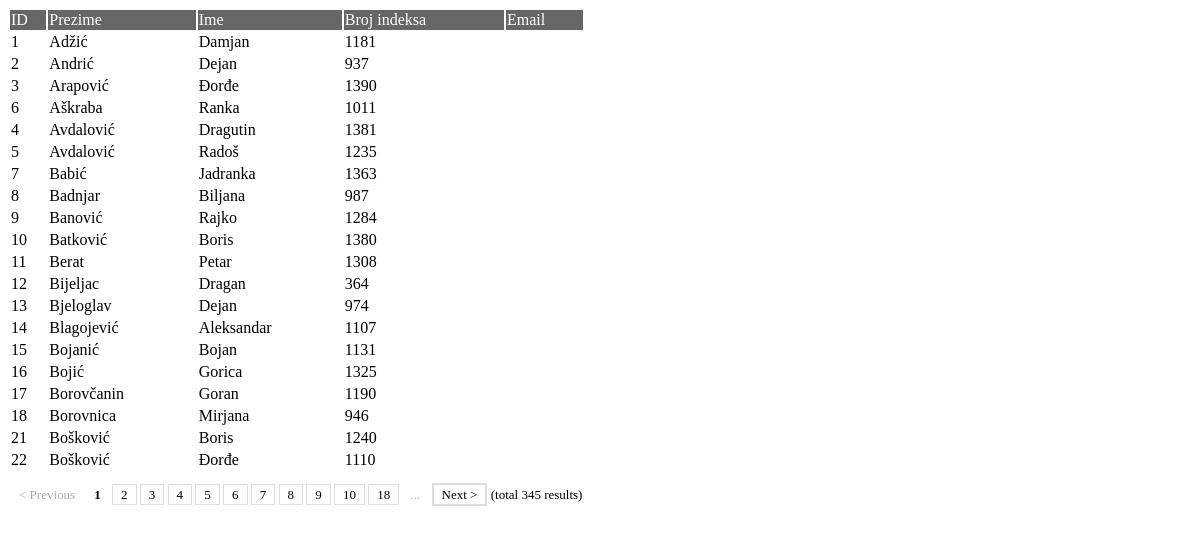
Screenshot of /pages/student_list.inc.php with the database file from the repository.
### tables this page shows
CREATE TABLE IF NOT EXISTS `student` (
  `id` int(11) NOT NULL AUTO_INCREMENT,
  `prezime` varchar(50) DEFAULT NULL,
  `ime` varchar(50) DEFAULT NULL,
  `br_indeks` varchar(20) DEFAULT NULL,
  `email` varchar(100) DEFAULT NULL,
  PRIMARY KEY (`id`)
);

### pages/student_list.inc.php (the view, shortened to what this page needs)
<?php
include "incl/data.inc.php";
$sqlQuery = "SELECT * FROM student WHERE 1 ORDER BY prezime, ime";
$totalresult = mysql_num_rows(mysql_query($sqlQuery));
$currentPage = $_SERVER["PHP_SELF"];
$maxRows_comp = 20;
$pageNum_comp = 0;
$startRow_comp = $pageNum_comp * $maxRows_comp;
$sqlQueryLimit = sprintf("%s LIMIT %d, %d", $sqlQuery, $startRow_comp, $maxRows_comp);
$row_comp = mysql_query($sqlQueryLimit);
?>
<!DOCTYPE html>
<html>
<head>
<link rel="stylesheet" type="text/css" href="css/styles.css" >
</head>
<form action="<? echo $currentPage ?>" method="post" name="myform">
<table id="students">
    <tr id="header">
        <td>ID</td>
        <td>Prezime</td>
        <td>Ime</td>
        <td>Broj indeksa</td>
        <td>Email</td>
    </tr>
    <? while ($red = mysql_fetch_assoc($row_comp))
    {?>
    <tr style="cursor:default" onMouseOut="this.bgColor='#FFFFFF'" onMouseOver="this.bgColor='#999999'" onClick="window.opener.document.myform.student_id.value='<? echo $red['id']; ?>';window.opener.document.myform.opis.value='<? echo $red['prezime'].' '.$red['ime']; ?>';window.close();">
        <td><? echo $red['id'] ?></td>
        <td><? echo $red['prezime'] ?></td>
        <td><? echo $red['ime'] ?></td>
        <td><? echo $red['br_indeks'] ?></td>
        <td><? echo $red['email'] ?></td>
    </tr>
    <? } ?>
<tr><td></td></tr>
<tr><td colspan="5"><? $dbManip->doPageslist(20,'/rfid/student_list.inc.php','',$totalresult); ?></td></tr>
</table>
</form>
</html>

### css/styles.css (style rules this page uses)
table#students #header { background-color:#666666; color:#FFFFFF; }

### rows the page displays
student: id "1", prezime "Adžić", ime "Damjan", br_indeks "1181"
student: id "2", prezime "Andrić", ime "Dejan", br_indeks "937"
student: id "3", prezime "Arapović", ime "Ðorđe", br_indeks "1390"
student: id "6", prezime "Aškraba", ime "Ranka", br_indeks "1011"
student: id "4", prezime "Avdalović", ime "Dragutin", br_indeks "1381"
student: id "5", prezime "Avdalović", ime "Radoš", br_indeks "1235"
student: id "7", prezime "Babić", ime "Jadranka", br_indeks "1363"
student: id "8", prezime "Badnjar", ime "Biljana", br_indeks "987"
student: id "9", prezime "Banović", ime "Rajko", br_indeks "1284"
student: id "10", prezime "Batković", ime "Boris", br_indeks "1380"
student: id "11", prezime "Berat", ime "Petar", br_indeks "1308"
student: id "12", prezime "Bijeljac", ime "Dragan", br_indeks "364"
student: id "13", prezime "Bjeloglav", ime "Dejan", br_indeks "974"
student: id "14", prezime "Blagojević", ime "Aleksandar", br_indeks "1107"
student: id "15", prezime "Bojanić", ime "Bojan", br_indeks "1131"
student: id "16", prezime "Bojić", ime "Gorica", br_indeks "1325"
student: id "17", prezime "Borovčanin", ime "Goran", br_indeks "1190"
student: id "18", prezime "Borovnica", ime "Mirjana", br_indeks "946"
student: id "21", prezime "Bošković", ime "Boris", br_indeks "1240"
student: id "22", prezime "Bošković", ime "Ðorđe", br_indeks "1110"

### other values shown
$i "18"
$total "345"
